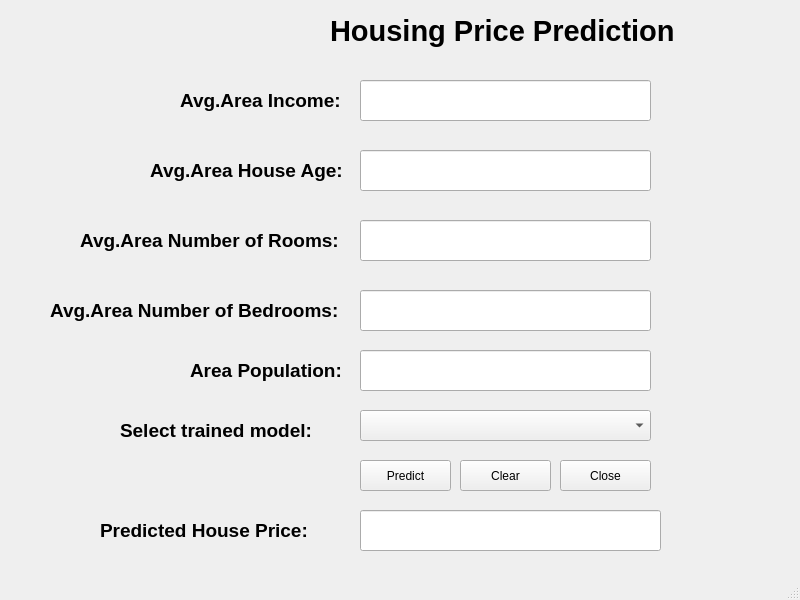
<?xml version="1.0" encoding="UTF-8"?>
<ui version="4.0">
 <class>MainWindow</class>
 <widget class="QMainWindow" name="MainWindow">
  <property name="geometry">
   <rect>
    <x>0</x>
    <y>0</y>
    <width>800</width>
    <height>600</height>
   </rect>
  </property>
  <property name="windowTitle">
   <string>MainWindow</string>
  </property>
  <widget class="QWidget" name="centralwidget">
   <widget class="QLabel" name="label">
    <property name="geometry">
     <rect>
      <x>330</x>
      <y>0</y>
      <width>541</width>
      <height>61</height>
     </rect>
    </property>
    <property name="font">
     <font>
      <family>Arial</family>
      <pointsize>22</pointsize>
      <weight>75</weight>
      <bold>true</bold>
     </font>
    </property>
    <property name="text">
     <string>Housing Price Prediction</string>
    </property>
   </widget>
   <widget class="QLabel" name="label_2">
    <property name="geometry">
     <rect>
      <x>180</x>
      <y>70</y>
      <width>251</width>
      <height>61</height>
     </rect>
    </property>
    <property name="font">
     <font>
      <pointsize>14</pointsize>
      <weight>75</weight>
      <bold>true</bold>
     </font>
    </property>
    <property name="text">
     <string>Avg.Area Income:</string>
    </property>
   </widget>
   <widget class="QLineEdit" name="lineEditAreaIncome">
    <property name="geometry">
     <rect>
      <x>360</x>
      <y>80</y>
      <width>291</width>
      <height>41</height>
     </rect>
    </property>
   </widget>
   <widget class="QLabel" name="label_3">
    <property name="geometry">
     <rect>
      <x>150</x>
      <y>140</y>
      <width>251</width>
      <height>61</height>
     </rect>
    </property>
    <property name="font">
     <font>
      <pointsize>14</pointsize>
      <weight>75</weight>
      <bold>true</bold>
     </font>
    </property>
    <property name="text">
     <string>Avg.Area House Age:</string>
    </property>
   </widget>
   <widget class="QLineEdit" name="lineEditAreaHouseAge">
    <property name="geometry">
     <rect>
      <x>360</x>
      <y>150</y>
      <width>291</width>
      <height>41</height>
     </rect>
    </property>
   </widget>
   <widget class="QLabel" name="label_4">
    <property name="geometry">
     <rect>
      <x>80</x>
      <y>210</y>
      <width>281</width>
      <height>61</height>
     </rect>
    </property>
    <property name="font">
     <font>
      <pointsize>14</pointsize>
      <weight>75</weight>
      <bold>true</bold>
     </font>
    </property>
    <property name="text">
     <string>Avg.Area Number of Rooms:</string>
    </property>
   </widget>
   <widget class="QLineEdit" name="lineEditNumberofRooms">
    <property name="geometry">
     <rect>
      <x>360</x>
      <y>220</y>
      <width>291</width>
      <height>41</height>
     </rect>
    </property>
   </widget>
   <widget class="QLineEdit" name="lineEditNumberofBedrooms">
    <property name="geometry">
     <rect>
      <x>360</x>
      <y>290</y>
      <width>291</width>
      <height>41</height>
     </rect>
    </property>
   </widget>
   <widget class="QLabel" name="label_6">
    <property name="geometry">
     <rect>
      <x>190</x>
      <y>340</y>
      <width>251</width>
      <height>61</height>
     </rect>
    </property>
    <property name="font">
     <font>
      <pointsize>14</pointsize>
      <weight>75</weight>
      <bold>true</bold>
     </font>
    </property>
    <property name="text">
     <string>Area Population:</string>
    </property>
   </widget>
   <widget class="QPushButton" name="pushButtonPredict">
    <property name="geometry">
     <rect>
      <x>360</x>
      <y>460</y>
      <width>91</width>
      <height>31</height>
     </rect>
    </property>
    <property name="text">
     <string>Predict</string>
    </property>
   </widget>
   <widget class="QPushButton" name="pushButtonClear">
    <property name="geometry">
     <rect>
      <x>460</x>
      <y>460</y>
      <width>91</width>
      <height>31</height>
     </rect>
    </property>
    <property name="text">
     <string>Clear</string>
    </property>
   </widget>
   <widget class="QPushButton" name="pushButtonClose">
    <property name="geometry">
     <rect>
      <x>560</x>
      <y>460</y>
      <width>91</width>
      <height>31</height>
     </rect>
    </property>
    <property name="text">
     <string>Close</string>
    </property>
   </widget>
   <widget class="QLabel" name="label_7">
    <property name="geometry">
     <rect>
      <x>100</x>
      <y>500</y>
      <width>251</width>
      <height>61</height>
     </rect>
    </property>
    <property name="font">
     <font>
      <pointsize>14</pointsize>
      <weight>75</weight>
      <bold>true</bold>
     </font>
    </property>
    <property name="text">
     <string>Predicted House Price:</string>
    </property>
   </widget>
   <widget class="QLabel" name="label_5">
    <property name="geometry">
     <rect>
      <x>50</x>
      <y>280</y>
      <width>321</width>
      <height>61</height>
     </rect>
    </property>
    <property name="font">
     <font>
      <pointsize>14</pointsize>
      <weight>75</weight>
      <bold>true</bold>
     </font>
    </property>
    <property name="text">
     <string>Avg.Area Number of Bedrooms:</string>
    </property>
   </widget>
   <widget class="QLineEdit" name="lineEditPredictedHousePrice">
    <property name="geometry">
     <rect>
      <x>360</x>
      <y>510</y>
      <width>301</width>
      <height>41</height>
     </rect>
    </property>
   </widget>
   <widget class="QComboBox" name="comboBoxTrainedModel">
    <property name="geometry">
     <rect>
      <x>360</x>
      <y>410</y>
      <width>291</width>
      <height>31</height>
     </rect>
    </property>
   </widget>
   <widget class="QLabel" name="label_8">
    <property name="geometry">
     <rect>
      <x>120</x>
      <y>400</y>
      <width>281</width>
      <height>61</height>
     </rect>
    </property>
    <property name="font">
     <font>
      <pointsize>14</pointsize>
      <weight>75</weight>
      <bold>true</bold>
     </font>
    </property>
    <property name="text">
     <string>Select trained model:</string>
    </property>
   </widget>
   <widget class="QLineEdit" name="lineEditAreaPopulation">
    <property name="geometry">
     <rect>
      <x>360</x>
      <y>350</y>
      <width>291</width>
      <height>41</height>
     </rect>
    </property>
   </widget>
  </widget>
  <widget class="QMenuBar" name="menubar">
   <property name="geometry">
    <rect>
     <x>0</x>
     <y>0</y>
     <width>800</width>
     <height>22</height>
    </rect>
   </property>
  </widget>
  <widget class="QStatusBar" name="statusbar"/>
 </widget>
 <resources/>
 <connections/>
</ui>
